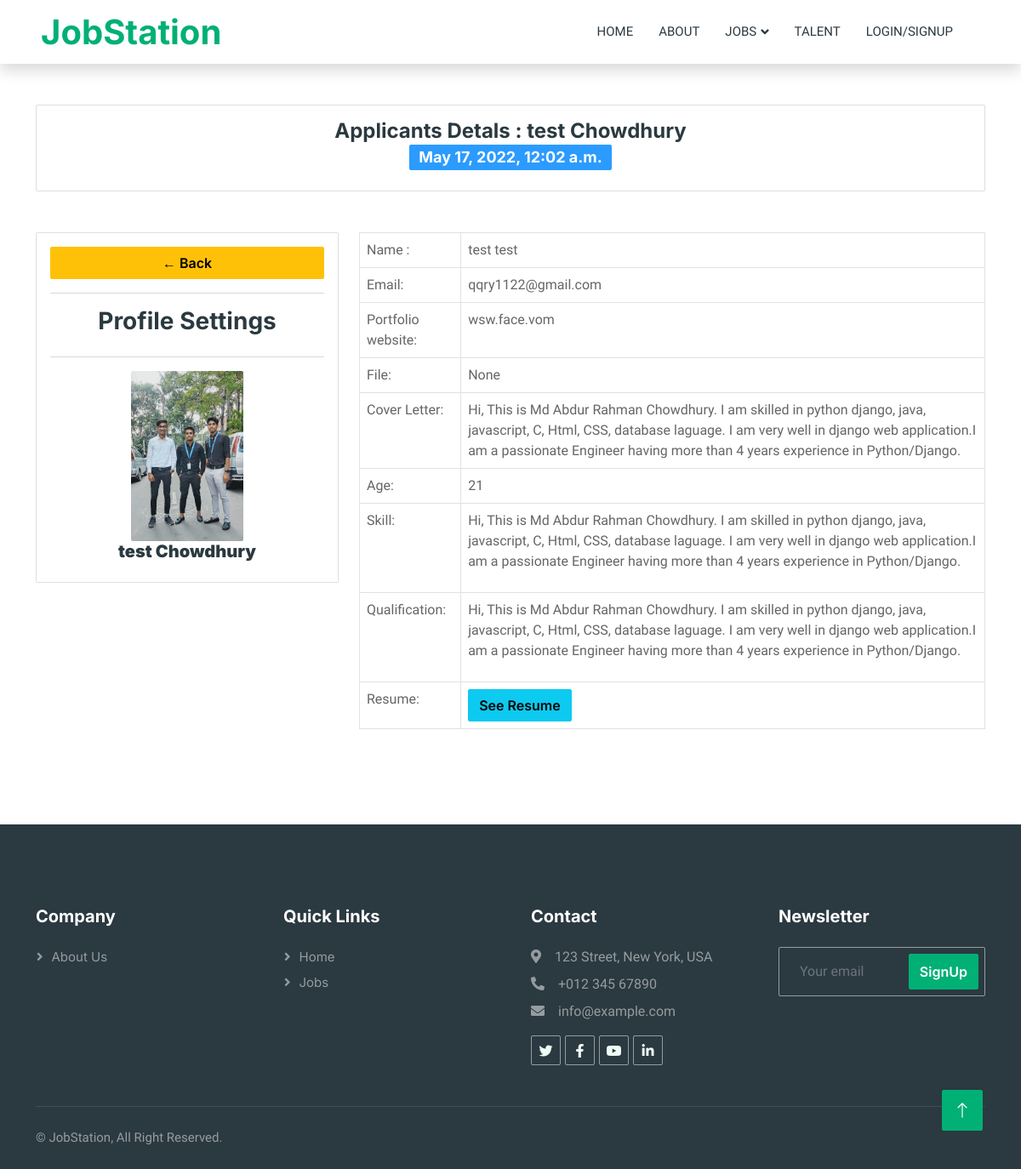
Page /jobs/applicant_details/1 on the committed database.
### job_posts/models.py (models this page shows, shortened)
class Job_Apply(models.Model):
    class Meta:
        verbose_name_plural = 'Job Apply'
    Job_Seeker = models.ForeignKey(job_seeker_profile, on_delete = models.CASCADE)
    Job = models.ForeignKey(Jobs, on_delete = models.CASCADE)
    Name = models.CharField(max_length=255, null=True, blank=True)
    Email = models.CharField(max_length=255, null=True, blank=True)
    Portfolio_website = models.CharField(max_length=255, null=True, blank=True)
    Attach_File = models.FileField(upload_to='Job_apply/File/', null=True, blank=True)
    Cover_Letter = models.TextField(null=True, blank=True)
    Apply_Time = models.DateTimeField(default=datetime.now(), blank=True)

### account/models.py (models this page shows, shortened)
class job_seeker_profile(models.Model):
    class Meta:
        verbose_name_plural = 'Job Seeker Profile'
    user = models.ForeignKey(User, on_delete=models.CASCADE)
    Your_image = models.FileField(upload_to='job_seeker/image/', null=True, blank=True)
    designation = models.CharField(max_length=255, null=True, blank=True, default="")
    Location = models.CharField(max_length=255, null=True, blank=True, default="")
    Age = models.CharField(max_length=255, null=True, blank=True)
    Skill = RichTextField(null=True, blank=True)
    Qualification = RichTextField(null=True, blank=True)
    Resume = models.FileField(upload_to='job_seeker/resume/', null=True, blank=True)

### main/models.py (models this page shows)
class User(AbstractUser):
    type = (
        ("", ""),
        ("Admin", "Admin"),
        ("Job Seeker", "Job Seeker"),
        ("Job Provider", "Job Provider"),
    )
    user_type = models.CharField(max_length=20, choices=type, default="")

### job_posts/views.py (the view)
# urls.py: path('/applicant_details/<int:pk>', views.applicant_details, name="applicant_details"),
def applicant_details(request, pk):
    Job_Apply_get = Job_Apply.objects.get(id=pk)
    context = {'Job_Apply_get':Job_Apply_get}
    return render(request, "applicant_details.html", context)

### templates/applicant_details.html (shortened to what this page needs)
{% extends 'base.html' %}
{% load static %}
{% block body %}
        <div class="container-xxl py-5">
            <div class="container">
                <div class="card mb-5">
                    <div class="card-body">
                        <h4 class="text-center wow fadeInUp" data-wow-delay="0.1s">
                            Applicants Detals : {{Job_Apply_get.Job_Seeker.user.first_name}} {{Job_Apply_get.Job_Seeker.user.last_name}}<br>
                            <span class="badge bg-secondary text-center">{{Job_Apply_get.Apply_Time}}</span>
                        </h4>
                    </div>
                </div>
                <div class="row g-4">
                    <div class="col-md-4 wow fadeInUp" data-wow-delay="0.1s">
                        <div class="card card-body">
                            <a class="btn btn-warning" href="{% url 'applicants' Job_Apply_get.id %}"> &#8592; Back</a>
                            <hr>
                            <h3 style="text-align: center">Profile Settings</h3>
                            <hr>
                            <img src="{% if Job_Apply_get.Job_Seeker.Your_image %}{{Job_Apply_get.Job_Seeker.Your_image.url}}{% else %}{% static 'img/user_img.png' %}{% endif %}" class="rounded profile-pic" alt="user">
                            <h5 class="container text-center"><b>{{Job_Apply_get.Job_Seeker.user.first_name}} {{Job_Apply_get.Job_Seeker.user.last_name}}</b></h5>
                        </div>
                    </div>
                    <div class="col-md-8">
                        <div class="wow fadeInUp" data-wow-delay="0.5s">
                                <table class="table table-bordered">
                                  <tbody>
                                    <tr>
                                      <td>Name :</td>
                                      <td>{{Job_Apply_get.Name}}</td>
                                    </tr>
                                    <tr>
                                      <td>Email:</td>
                                      <td>{{Job_Apply_get.Email}}</td>
                                    </tr>
                                    <tr>
                                      <td>Portfolio website:</td>
                                      <td>{{Job_Apply_get.Portfolio_website}}</td>
                                    </tr>
                                    <tr>
                                      <td>File: </td>
                                      <td>{% if Job_Apply_get.Attach_File %}<a class="btn btn-info" href="{{ Job_Apply_get.Attach_File.url }}" target="_blank">See File</a> {% else %}None{% endif %}</td>
                                    </tr>
                                    <tr>
                                      <td>Cover Letter: </td>
                                      <td>{{Job_Apply_get.Cover_Letter}}</td>
                                    </tr>
                                    <tr>
                                      <td>Age: </td>
                                      <td>{% if Job_Apply_get.Job_Seeker.Age %}{{Job_Apply_get.Job_Seeker.Age}}{% else %}None{% endif %}</td>
                                    </tr>
                                    <tr>
                                      <td>Skill: </td>
                                      <td>{% if Job_Apply_get.Job_Seeker.Skill %}{{Job_Apply_get.Job_Seeker.Skill | safe }}{% else %}None{% endif %}</td>
                                    </tr>
                                    <tr>
                                      <td>Qualification: </td>
                                      <td>{% if Job_Apply_get.Job_Seeker.Qualification %}{{Job_Apply_get.Job_Seeker.Qualification | safe }}{% else %}None{% endif %}</td>
                                    </tr>
                                    <tr>
                                      <td>Resume: </td>
                                      <td>{% if Job_Apply_get.Job_Seeker.Resume %}<a class="btn btn-info" href="{{get_talents.Resume.url}}" target="_blank">See Resume</a> {% else %}None{% endif %}</td>
                                    </tr>
                                  </tbody>
                                </table>
                        </div>
                    </div>
                </div>
            </div>
        </div>
{% endblock %}

### static/css/style.css (style rules this page uses)
:root { --primary: #00B074; --secondary: #2B9BFF; --light: #EFFDF5; --dark: #2B3940; }
.btn { font-family: 'Inter', sans-serif; font-weight: 600; transition: .5s; }

### templates/applicant_details.html (style rules this page uses)
.profile-pic { max-width: 200px; max-height:200px; margin: 0 auto; border-radius: 50%; }

### rows in the picture
Job_Apply: Job_Seeker.user.first_name "test", Job_Seeker.user.last_name "Chowdhury", Apply_Time "May 17, 2022, 12:02 a.m.", Job_Seeker.Your_image (picture), Name "test test", Email "qqry1122@gmail.com", Portfolio_website "wsw.face.vom", Cover_Letter "Hi, This is Md Abdur Rahman Chowdhury. I am skilled in python django, java, javascript, C, Html, CSS, database laguage. I am very well in django web application.I am a passionate Engineer having more than 4 years experience in Python/Django.", Job_Seeker.Age "21", Job_Seeker.Skill "Hi, This is Md Abdur Rahman Chowdhury. I am skilled in python django, java, javascript, C, Html, CSS, database laguage. I am very well in django web application.I am a passionate Engineer having more than 4 years experience in Python/Django.", Job_Seeker.Qualification "Hi, This is Md Abdur Rahman Chowdhury. I am skilled in python django, java, javascript, C, Html, CSS, database laguage. I am very well in django web application.I am a passionate Engineer having more than 4 years experience in Python/Django."
